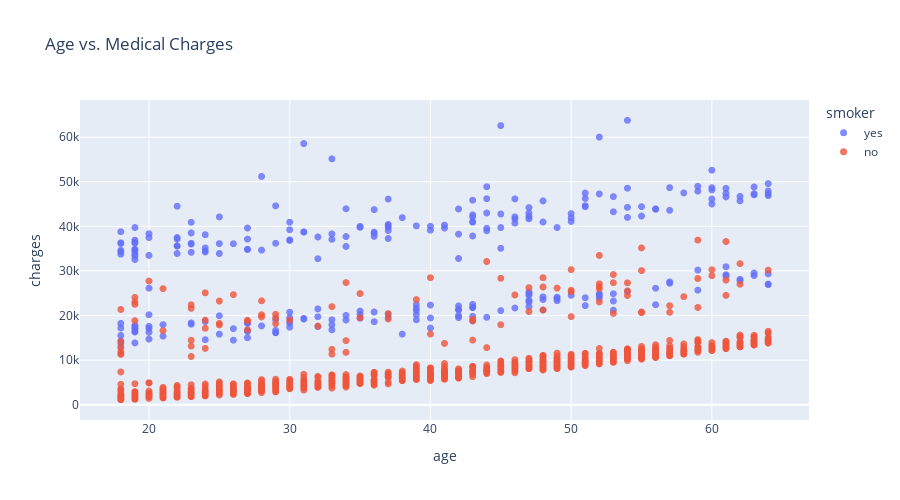

The code cell stored with this chart in its notebook:
### Markdown cell above
### Age vs. Charges

### Code cell
fig = px.scatter(
    medical_df, 
    x='age', 
    y='charges',
    color='smoker',
    opacity=0.8,
    hover_data=['bmi', 'sex', "children"],
    title="Age vs. Medical Charges",
)

fig.update_traces(marker=dict(size=7))
fig.update_layout(width=900, height=500)
fig.show()

### Figure 1 — Plotly figure (JSON) as saved in the notebook; plotly's stock layout.template omitted (floating-point values rounded to 4 significant figures; data arrays with more than 128 entries replaced by an {"elided": "..."} marker saying what was removed)
{"data": [{"customdata": {"elided": "274x3 mixed values"}, "hovertemplate": "smoker=yes<br>age=%{x}<br>charges=%{y}<br>bmi=%{customdata[0]}<br>sex=%{customdata[1]}<br>children=%{customdata[2]}<extra></extra>", "legendgroup": "yes", "marker": {"color": "#636efa", "opacity": 0.8, "size": 7, "symbol": "circle"}, "mode": "markers", "name": "yes", "showlegend": true, "type": "scattergl", "x": {"elided": "274 int values"}, "xaxis": "x", "y": {"elided": "274 float values"}, "yaxis": "y"}, {"customdata": {"elided": "1064x3 mixed values"}, "hovertemplate": "smoker=no<br>age=%{x}<br>charges=%{y}<br>bmi=%{customdata[0]}<br>sex=%{customdata[1]}<br>children=%{customdata[2]}<extra></extra>", "legendgroup": "no", "marker": {"color": "#EF553B", "opacity": 0.8, "size": 7, "symbol": "circle"}, "mode": "markers", "name": "no", "showlegend": true, "type": "scattergl", "x": {"elided": "1064 int values"}, "xaxis": "x", "y": {"elided": "1064 float values"}, "yaxis": "y"}], "layout": {"height": 500, "legend": {"title": {"text": "smoker"}, "tracegroupgap": 0}, "title": {"text": "Age vs. Medical Charges"}, "width": 900, "xaxis": {"anchor": "y", "domain": [0, 1], "title": {"text": "age"}}, "yaxis": {"anchor": "x", "domain": [0, 1], "title": {"text": "charges"}}}}
